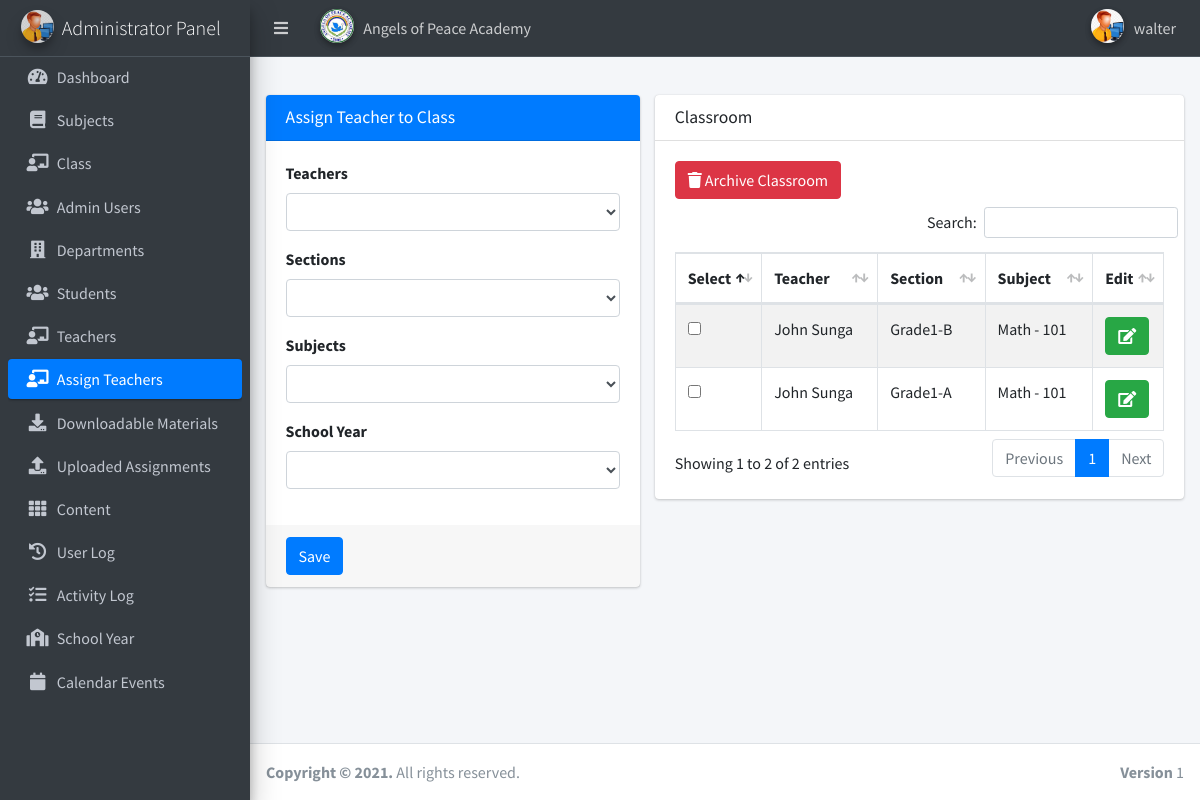
Page /lms/admin/assign_teacher.php (signed in) on the committed database.
### tables this page shows
CREATE TABLE `users` (
  `user_id` int(11) NOT NULL,
  `username` varchar(100) NOT NULL,
  `password` varchar(100) NOT NULL,
  `firstname` varchar(100) NOT NULL,
  `lastname` varchar(100) NOT NULL
);

CREATE TABLE `teacher_class` (
  `teacher_class_id` int(11) NOT NULL,
  `teacher_id` int(11) NOT NULL,
  `class_id` int(11) NOT NULL,
  `subject_id` int(11) NOT NULL,
  `department_id` int(11) NOT NULL,
  `thumbnails` varchar(100) NOT NULL,
  `school_year` varchar(100) NOT NULL,
  `archive_status` int(11) NOT NULL,
  `time_stamp` timestamp NOT NULL DEFAULT current_timestamp() ON UPDATE current_timestamp()
);

CREATE TABLE `teacher` (
  `teacher_id` int(11) NOT NULL,
  `username` varchar(100) NOT NULL,
  `password` varchar(200) NOT NULL,
  `default_password` varchar(100) NOT NULL,
  `firstname` varchar(100) NOT NULL,
  `lastname` varchar(100) NOT NULL,
  `department_id` int(50) NOT NULL,
  `email` varchar(30) NOT NULL,
  `location` varchar(200) NOT NULL,
  `about` varchar(500) NOT NULL,
  `teacher_stat` varchar(100) NOT NULL,
  `pass_stat` text NOT NULL
);

CREATE TABLE `class` (
  `class_id` int(11) NOT NULL,
  `class_name` varchar(100) NOT NULL
);

CREATE TABLE `subject` (
  `subject_id` int(11) NOT NULL,
  `subject_code` varchar(100) NOT NULL,
  `subject_title` varchar(100) NOT NULL,
  `category` varchar(100) NOT NULL,
  `description` longtext NOT NULL,
  `unit` int(11) NOT NULL,
  `Pre_req` varchar(100) NOT NULL,
  `semester` varchar(100) NOT NULL
);

### lms/admin/session.php (called while the page is built, shortened)
<?php
$session_id=$_SESSION['id'];
?>

### lms/admin/assign_teacher.php (the view, shortened to what this page needs)
<?php include('header.php'); ?>
    <?php  include('session.php'); ?>
		<!DOCTYPE html>
<html lang="en">
<head>
</head>
<body class="hold-transition sidebar-mini layout-navbar-fixed layout-fixed">
<div class="wrapper">
   <?php include('navbarmain.php'); ?>
  <div class="content-wrapper">
    <section class="content-header">
    </section>
    <section class="content">
      <div class="container-fluid">
        <div class="row">
		 <div class="col-5">
		        <div class="card card-primary">
              <div class="card-header">
                <h3 class="card-title">Assign Teacher to Class</h3>
              </div>
              <form method="post">
                <div class="card-body">
                  <div class="form-group">
                    <label>Teachers</label>
                    <select class="form-control" name="teacher">
                      <option></option>
                      <?php
                      $query = mysqli_query($conn, "SELECT * FROM teacher ORDER BY firstname ASC");
                      while ($row = mysqli_fetch_array($query)){
                        $teacher_id = $row['teacher_id'];
                        $sql = mysqli_query($conn,"SELECT * FROM department WHERE teacher_id = '$teacher_id'");
                        $row1 = mysqli_fetch_array($sql);
                        $department_id = $row['department_id'];
                        $fullname = ucwords($row['firstname']).' '.ucwords($row['lastname']);
                        if ($department_id != $row1['department_id']){
                      ?>
                      <option value="<?php echo $teacher_id; ?>"><?php echo $fullname; ?></option>
                      <?php
                      } }
                      ?>
                    </select>
                  </div>
                  <div class="form-group">
                    <label>Sections</label>
                    <select class="form-control" name="section">
                      <option></option>
                      <?php
                      $query = mysqli_query($conn, "SELECT * FROM class ORDER BY class_name ASC");
                      while ($row = mysqli_fetch_array($query)){
                        $class_id = $row['class_id'];
                        $class_name = ucwords($row['class_name']);
                      ?>
                      <option value="<?php echo $class_id; ?>"><?php echo $class_name; ?></option>
                      <?php
                      }
                      ?>
                    </select>
                  </div>
                  <div class="form-group">
                    <label>Subjects</label>
                    <select class="form-control" name="subject">
                      <option></option>
                      <?php
                      $query = mysqli_query($conn, "SELECT * FROM subject ORDER BY subject_title ASC");
                      while ($row = mysqli_fetch_array($query)){
                        $subject_id = $row['subject_id'];
                        $subject_name = ucwords($row['subject_title']).' - '.ucwords($row['subject_code']);
                      ?>
                      <option value="<?php echo $subject_id; ?>"><?php echo $subject_name; ?></option>
                      <?php
                      }
                      ?>
                    </select>
                  </div>
                  <div class="form-group">
                    <label>School Year</label>
                    <select class="form-control" name="school_year">
                      <option></option>
                      <?php
                      $query = mysqli_query($conn, "SELECT * FROM school_year order by school_year DESC");
                      while ($row = mysqli_fetch_array($query)){
                        $school_year = ucwords($row['school_year']);
                      ?>
                      <option value="<?php echo $school_year; ?>"><?php echo $school_year; ?></option>
                      <?php
                      }
                      ?>
                    </select>
                  </div>
                </div>
                <div class="card-footer">
                  <button name="save" class="btn btn-primary">Save</button>
                </div>
              </form>
            </div>
		 </div>
          <div class="col-7">
            <div class="card">
              <div class="card-header">
                <h3 class="card-title">Classroom</h3>
              </div>
              <div class="card-body">
			  <form action="" method="post">
                <table id="example1" class="table table-bordered table-striped">
				 <button type="button" class="btn btn-danger mb-2" data-toggle="modal" data-target="#modal-default">
                  <i class="fa fa-trash"></i> Archive Classroom
                </button>
                  <thead>
                  <tr>
                  			<th>Select</th>
												<th>Teacher</th>
												<th>Section</th>
												<th>Subject</th>
												<th>Edit</th>
                  </tr>
                  </thead>
                  <tbody>
                    <?php
                        $user_query = mysqli_query($conn,"SELECT * from teacher_class
                        LEFT JOIN class ON class.class_id = teacher_class.class_id
                        LEFT JOIN teacher ON teacher.teacher_id = teacher_class.teacher_id
                        LEFT JOIN subject ON subject.subject_id = teacher_class.subject_id WHERE NOT archive_status = '1' ORDER BY teacher_class_id DESC")or die(mysqli_error());
                        while($row = mysqli_fetch_array($user_query)){
                        $teacher_class_id = $row['teacher_class_id'];
                        $teacher_name = ucwords($row['firstname'].' '.ucwords($row['lastname']));
                        $section = ucwords($row['class_name']);
                        $subject = ucwords($row['subject_title']).' - '.ucwords($row['subject_code']);
                    ?>
                    <tr>
                        <td width="30">
                        <input id="optionsCheckbox" class="uniform_on" name="selector[]" type="checkbox" value="<?php echo $teacher_class_id; ?>">
                        </td>
                        <td><?php echo $teacher_name; ?></td>
                        <td><?php echo $section; ?></td>
                        <td><?php echo $subject; ?></td>
                        <td width="30"><a href="edit_assign_teacher.php?id=<?php echo $teacher_class_id; ?>" class="btn btn-success"><i class="fas fa-edit"></i></a></td>
                    </tr>
                        <?php } ?>
                  </tbody>
                </table>
				</form>
              </div>
            </div>
          </div>
        </div>
      </div>
    </section>
  </div>
  <?php include('footer.php'); ?>
</div>
</body>
</html>

### lms/admin/navbarmain.php (shortened to what this page needs)
<nav class="main-header navbar navbar-expand navbar-dark navbar-light">
  <ul class="navbar-nav">
    <li class="nav-item">
      <a class="nav-link" data-widget="pushmenu" href="#" role="button"><i class="fas fa-bars"></i></a>
    </li>
   <li class="nav-item dropdown user-menu">
      <a href="#" class="nav-link dropdown-toggle" data-toggle="dropdown">
        <img src="../../dist/img/logo.jpg" class="user-image img-circle elevation-2" alt="logo">
        <span class="d-none d-md-inline">Angels of Peace Academy</span>
      </a>
    </li>
  </ul>
  <ul class="navbar-nav ml-auto">
  <li class="nav-item dropdown user-menu">
  	<?php $query= mysqli_query($conn,"select * from users where user_id = '$session_id'")or die(mysqli_error());
		$row = mysqli_fetch_array($query);
?>
      <a href="#" class="nav-link dropdown-toggle" data-toggle="dropdown">
        <img src="../../dist/img/admin_avatar.png" class="user-image img-circle elevation-2" alt="User Image">
        <span class="d-none d-md-inline"><?php echo $row['username'];  ?></span>
      </a>
    </li>
  </ul>
</nav>
  <aside class="main-sidebar sidebar-dark-primary elevation-4">
 <a href="dashboard.php" class="brand-link">
    <img src="../../dist/img/admin_avatar.png" alt=" Logo" class="brand-image img-circle elevation-3" style="opacity: .8">
    <span class="brand-text font-weight-light">Administrator Panel</span>
  </a>
  <div class="sidebar">
    <nav class="mt-2">
      <ul class="nav nav-pills nav-sidebar flex-column" data-widget="treeview" role="menu" data-accordion="false">
        <li class="nav-item">
  <a class="nav-link <?php echo (basename($_SERVER['PHP_SELF'])=="dashboard.php")?"active":""?>"href="dashboard.php">
            <i class="nav-icon fas fa-tachometer-alt"></i>
            <p>
              Dashboard
            </p>
          </a>
        </li>
        <li class="nav-item">
  <a class="nav-link <?php echo (basename($_SERVER['PHP_SELF'])=="subjects.php")?"active":""?>"href="subjects.php">
            <i class="nav-icon fas fa-book"></i>
            <p>
              Subjects
            </p>
          </a>
        </li>
        <li class="nav-item">
         	<a class="nav-link <?php echo (basename($_SERVER['PHP_SELF'])=="class.php")?"active":""?>"href="class.php">
            <i class="nav-icon fas fa-chalkboard-teacher"></i>
            <p>
              Class
            </p>
          </a>
        </li>
        <li class="nav-item">
          <a class="nav-link <?php echo (basename($_SERVER['PHP_SELF'])=="admin_user.php")?"active":""?>"href="admin_user.php">
            <i class="nav-icon fas fa-users"></i>
            <p>
              Admin Users
            </p>
          </a>
        </li>
         <li class="nav-item">
           <a class="nav-link <?php echo (basename($_SERVER['PHP_SELF'])=="department.php")?"active":""?>"href="department.php">
            <i class="nav-icon fas fa-building"></i>
            <p>
             Departments
            </p>
          </a>
        </li>
   <li class="nav-item">
          <a class="nav-link <?php echo (basename($_SERVER['PHP_SELF'])=="students.php")?"active":""?>"href="students.php">
            <i class="nav-icon fas fa-users"></i>
            <p>
             Students
            </p>
          </a>
        </li>
   <li class="nav-item">
          <a class="nav-link <?php echo (basename($_SERVER['PHP_SELF'])=="teachers.php")?"active":""?>"href="teachers.php">
            <i class="nav-icon fas fa-chalkboard-teacher"></i>
            <p>
             Teachers
            </p>
          </a>
        </li>
   <li class="nav-item">
          <a class="nav-link <?php echo (basename($_SERVER['PHP_SELF'])=="assign_teacher.php")?"active":""?>"href="assign_teacher.php">
            <i class="nav-icon fas fa-chalkboard-teacher"></i>
            <p>
             Assign Teachers
            </p>
          </a>
        </li>
   <li class="nav-item">
           <a class="nav-link <?php echo (basename($_SERVER['PHP_SELF'])=="downloadable.php")?"active":""?>"href="downloadable.php">
            <i class="nav-icon fas fa-download"></i>
            <p>
             Downloadable Materials
            </p>
          </a>
        </li>
   <li class="nav-item">
           <a class="nav-link <?php echo (basename($_SERVER['PHP_SELF'])=="assignment.php")?"active":""?>"href="assignment.php">
            <i class="nav-icon fas fa-upload"></i>
            <p>
             Uploaded Assignments
            </p>
          </a>
        </li>
   <li class="nav-item">
          <a class="nav-link <?php echo (basename($_SERVER['PHP_SELF'])=="content.php")?"active":""?>"href="content.php">
            <i class="nav-icon fas fa-th"></i>
            <p>
             Content
            </p>
          </a>
        </li>
   <li class="nav-item">
           <a class="nav-link <?php echo (basename($_SERVER['PHP_SELF'])=="user_log.php")?"active":""?>"href="user_log.php">
            <i class="nav-icon fas fa-history"></i>
            <p>
              User Log
            </p>
          </a>
        </li>
   <li class="nav-item">
           <a class="nav-link <?php echo (basename($_SERVER['PHP_SELF'])=="activity_log.php")?"active":""?>"href="activity_log.php">
            <i class="nav-icon fas fa-tasks"></i>
            <p>
              Activity Log
            </p>
          </a>
        </li>
   <li class="nav-item">
           <a class="nav-link <?php echo (basename($_SERVER['PHP_SELF'])=="school_year.php")?"active":""?>"href="school_year.php">
            <i class="nav-icon fas fa-school"></i>
            <p>
            School Year
            </p>
          </a>
        </li>
   <li class="nav-item">
           <a class="nav-link <?php echo (basename($_SERVER['PHP_SELF'])=="calendar_of_events.php")?"active":""?>"href="calendar_of_events.php">
            <i class="nav-icon fas fa-calendar"></i>
            <p>
              Calendar Events
            </p>
          </a>
        </li>
      </ul>
  </div>
</aside>

### rows in the picture
users: username "walter"
teacher_class: teacher.lastname "John Sunga", class.class_name "Grade1-B", subject.subject_code "Math - 101"
teacher_class: teacher.lastname "John Sunga", class.class_name "Grade1-A", subject.subject_code "Math - 101"
